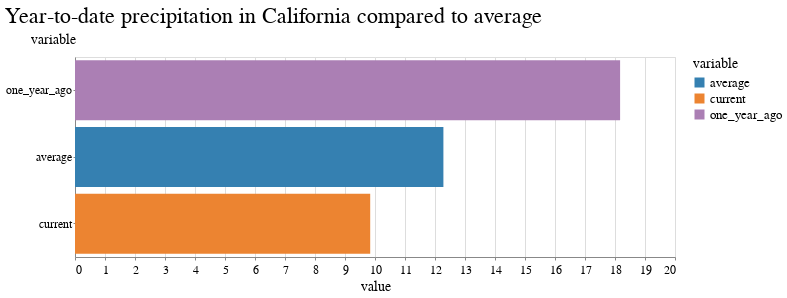

Notebook code cell kept with this figure:
### Code cell
alt.Chart(
    pd.melt(gauge, id_vars="date", value_vars=["current","average","one_year_ago"])
).mark_bar().encode(
    x="value",
    y=alt.Y("variable", sort="-x"),
    color="variable"
).properties(
    title="Year-to-date precipitation in California compared to average",
    width=600,
    height=200
)

### Figure 1 — Vega-Lite specification as saved in the notebook (floating-point values rounded to 4 significant figures)
{"config": {"view": {"width": 800, "height": 450}, "background": "#ffffff", "title": {"anchor": "start", "font": "BentonGothic-Bold, sans", "fontColor": "#000000", "fontSize": 22, "fontWeight": "normal"}, "arc": {"fill": "#82c6df"}, "area": {"fill": "#82c6df"}, "line": {"stroke": "#82c6df", "strokeWidth": 3}, "path": {"stroke": "#82c6df"}, "rect": {"fill": "#82c6df"}, "shape": {"stroke": "#82c6df"}, "bar": {"fill": "#82c6df"}, "point": {"stroke": "#82c6df"}, "symbol": {"fill": "#82c6df", "size": 30}, "axis": {"titleFont": "BentonGothic-Bold, sans", "titleFontSize": 14, "titleFontWeight": "normal", "labelFont": "BentonGothic, sans", "labelFontSize": 12, "labelFontWeight": "normal"}, "axisX": {"labelAngle": 0, "labelPadding": 4, "tickSize": 3}, "axisY": {"labelBaseline": "middle", "maxExtent": 45, "minExtent": 45, "tickSize": 2, "titleAlign": "left", "titleAngle": 0, "titleX": -45, "titleY": -11}, "legend": {"titleFont": "BentonGothic-Bold, sans", "titleFontSize": 14, "titleFontWeight": "normal", "symbolType": "square", "labelFont": "BentonGothic, sans", "labelFontSize": 13}, "range": {"category": ["#3580b1", "#ec8431", "#ab7fb4", "#c89d29", "#adc839", "#829eb1"], "diverging": ["#e68a4f", "#f4bb6a", "#f9e39c", "#dadfe2", "#a6b7c6", "#849eae"], "heatmap": ["#fbf2c7", "#f9e39c", "#f8d36e", "#f4bb6a", "#e68a4f", "#d15a40", "#ab4232"], "ordinal": ["#fbf2c7", "#f9e39c", "#f8d36e", "#f4bb6a", "#e68a4f", "#d15a40", "#ab4232"], "ramp": ["#fbf2c7", "#f9e39c", "#f8d36e", "#f4bb6a", "#e68a4f", "#d15a40", "#ab4232"]}}, "data": {"name": "data-cce66dc79de0005d683173dba5644c11"}, "mark": "bar", "encoding": {"color": {"field": "variable", "type": "nominal"}, "x": {"field": "value", "type": "quantitative"}, "y": {"field": "variable", "sort": "-x", "type": "nominal"}}, "height": 200, "title": "Year-to-date precipitation in California compared to average", "width": 600, "$schema": "https://vega.github.io/schema/vega-lite/v4.17.0.json", "datasets": {"data-cce66dc79de0005d683173dba5644c11": [{"date": "2024-01-31T00:00:00", "variable": "current", "value": 9.84}, {"date": "2024-01-31T00:00:00", "variable": "average", "value": 12.28}, {"date": "2024-01-31T00:00:00", "variable": "one_year_ago", "value": 18.17}]}}
